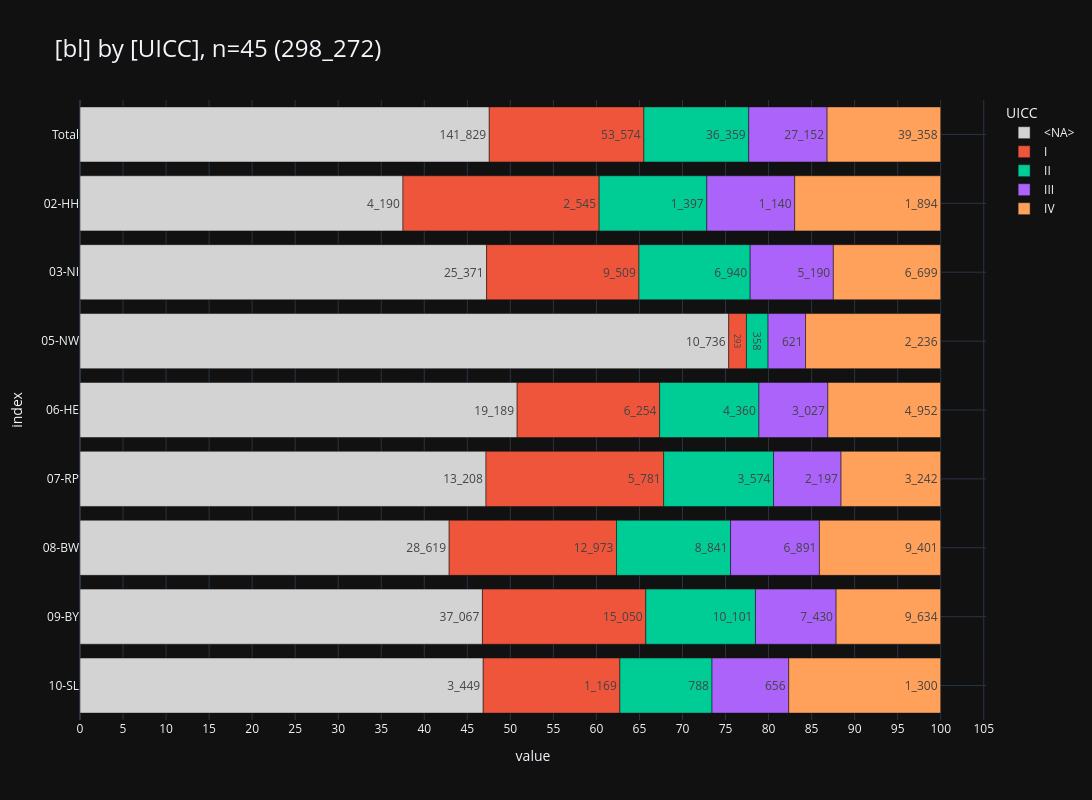

Notebook code for this chart:
### Code cell
_alias='UICC'
_df = (
    show_freqs(alias=_alias, incl_c44_and_d=False)
    .rename(columns={"kkr": "bl"})
    [["bl", "UICC", "cnt"]]
)
_=pls.plot_stacked_bars(
    _df,
    orientation="h",
    normalize=False,
    relative=True,
    dropna=False,
    sort_values_index=False,
    show_total=True,
    height=800,
)

### Figure 1 — Plotly figure (JSON) as saved in the notebook; plotly's stock layout.template omitted (floating-point values rounded to 4 significant figures)
{"data": [{"hovertemplate": "col=<NA><br>value=%{x}<br>index=%{y}<br>cnt_str=%{text}<extra></extra>", "legendgroup": "<NA>", "marker": {"color": "lightgray", "pattern": {"shape": ""}}, "name": "<NA>", "orientation": "h", "showlegend": true, "text": ["141_829", "4_190", "25_371", "10_736", "19_189", "13_208", "28_619", "37_067", "3_449"], "textposition": "auto", "type": "bar", "x": [141829, 4190, 25371, 10736, 19189, 13208, 28619, 37067, 3449], "xaxis": "x", "y": [" Total", "02-HH", "03-NI", "05-NW", "06-HE", "07-RP", "08-BW", "09-BY", "10-SL"], "yaxis": "y"}, {"hovertemplate": "col=I<br>value=%{x}<br>index=%{y}<br>cnt_str=%{text}<extra></extra>", "legendgroup": "I", "marker": {"color": "#EF553B", "pattern": {"shape": ""}}, "name": "I", "orientation": "h", "showlegend": true, "text": ["53_574", "2_545", "9_509", "293", "6_254", "5_781", "12_973", "15_050", "1_169"], "textposition": "auto", "type": "bar", "x": [53574, 2545, 9509, 293, 6254, 5781, 12973, 15050, 1169], "xaxis": "x", "y": [" Total", "02-HH", "03-NI", "05-NW", "06-HE", "07-RP", "08-BW", "09-BY", "10-SL"], "yaxis": "y"}, {"hovertemplate": "col=II<br>value=%{x}<br>index=%{y}<br>cnt_str=%{text}<extra></extra>", "legendgroup": "II", "marker": {"color": "#00CC96", "pattern": {"shape": ""}}, "name": "II", "orientation": "h", "showlegend": true, "text": ["36_359", "1_397", "6_940", "358", "4_360", "3_574", "8_841", "10_101", "788"], "textposition": "auto", "type": "bar", "x": [36359, 1397, 6940, 358, 4360, 3574, 8841, 10101, 788], "xaxis": "x", "y": [" Total", "02-HH", "03-NI", "05-NW", "06-HE", "07-RP", "08-BW", "09-BY", "10-SL"], "yaxis": "y"}, {"hovertemplate": "col=III<br>value=%{x}<br>index=%{y}<br>cnt_str=%{text}<extra></extra>", "legendgroup": "III", "marker": {"color": "#AB63FA", "pattern": {"shape": ""}}, "name": "III", "orientation": "h", "showlegend": true, "text": ["27_152", "1_140", "5_190", "621", "3_027", "2_197", "6_891", "7_430", "656"], "textposition": "auto", "type": "bar", "x": [27152, 1140, 5190, 621, 3027, 2197, 6891, 7430, 656], "xaxis": "x", "y": [" Total", "02-HH", "03-NI", "05-NW", "06-HE", "07-RP", "08-BW", "09-BY", "10-SL"], "yaxis": "y"}, {"hovertemplate": "col=IV<br>value=%{x}<br>index=%{y}<br>cnt_str=%{text}<extra></extra>", "legendgroup": "IV", "marker": {"color": "#FFA15A", "pattern": {"shape": ""}}, "name": "IV", "orientation": "h", "showlegend": true, "text": ["39_358", "1_894", "6_699", "2_236", "4_952", "3_242", "9_401", "9_634", "1_300"], "textposition": "auto", "type": "bar", "x": [39358, 1894, 6699, 2236, 4952, 3242, 9401, 9634, 1300], "xaxis": "x", "y": [" Total", "02-HH", "03-NI", "05-NW", "06-HE", "07-RP", "08-BW", "09-BY", "10-SL"], "yaxis": "y"}], "layout": {"barmode": "relative", "barnorm": "percent", "height": 800, "legend": {"title": {"text": "UICC"}, "tracegroupgap": 0, "traceorder": "normal"}, "title": {"font": {"size": 24}, "text": "[bl] by [UICC], n=45 (298_272)", "xanchor": "left", "y": 0.95, "yanchor": "top"}, "width": 1600, "xaxis": {"anchor": "y", "domain": [0, 1], "dtick": 5, "gridwidth": 1, "showgrid": true, "title": {"text": "value"}}, "yaxis": {"anchor": "x", "categoryarray": ["10-SL", "09-BY", "08-BW", "07-RP", "06-HE", "05-NW", "03-NI", "02-HH", " Total"], "categoryorder": "array", "domain": [0, 1], "gridwidth": 1, "showgrid": true, "title": {"text": "index"}}}}
